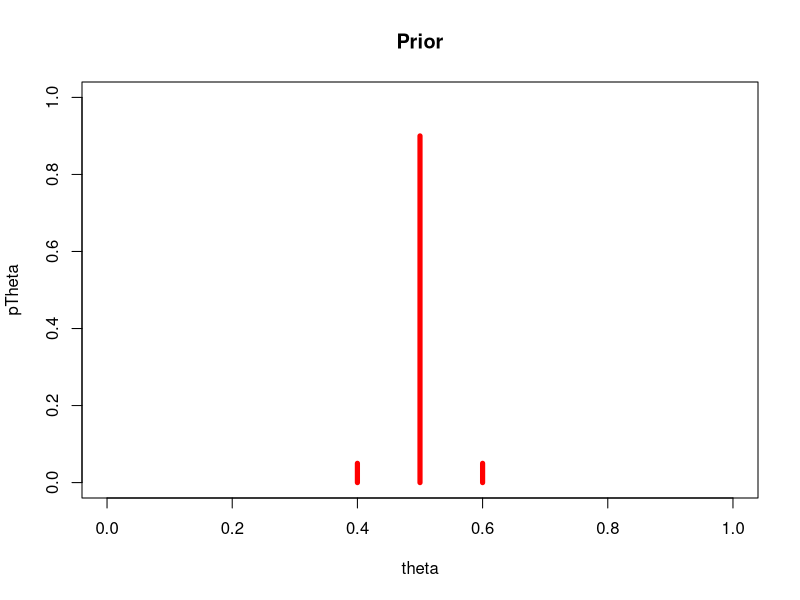
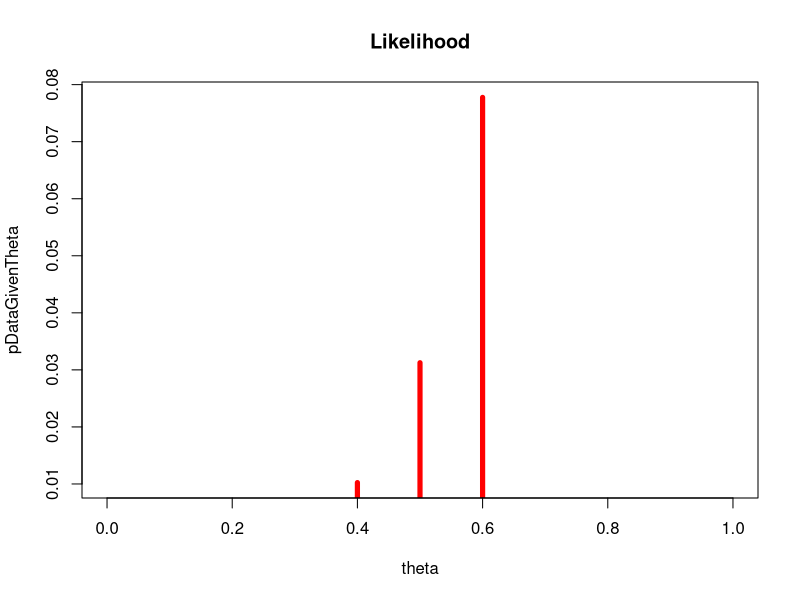
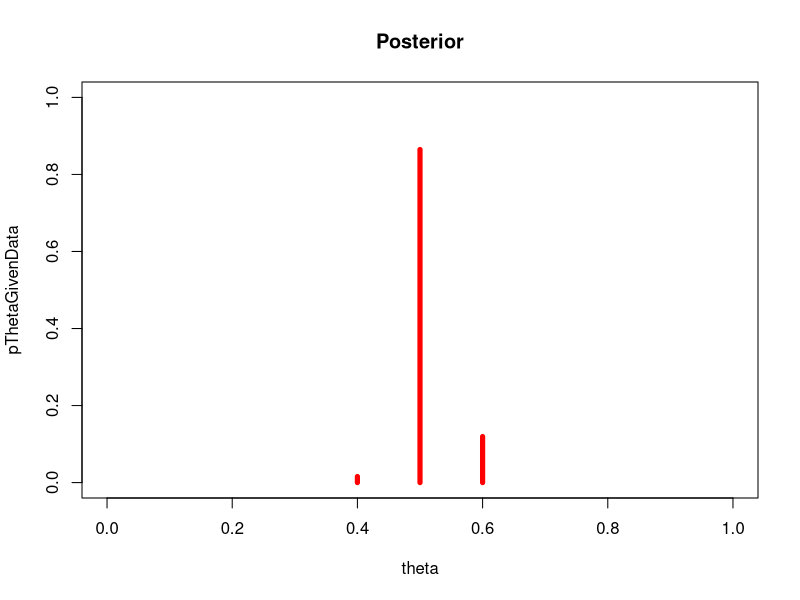
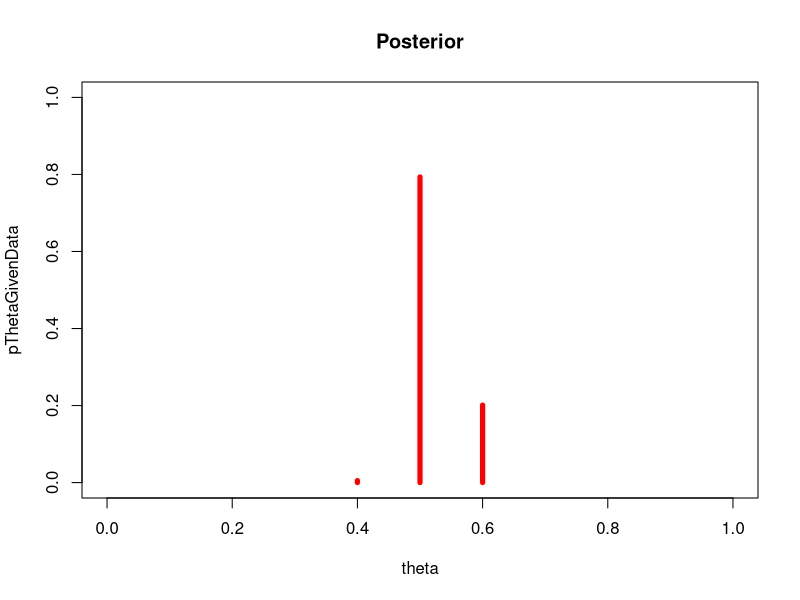
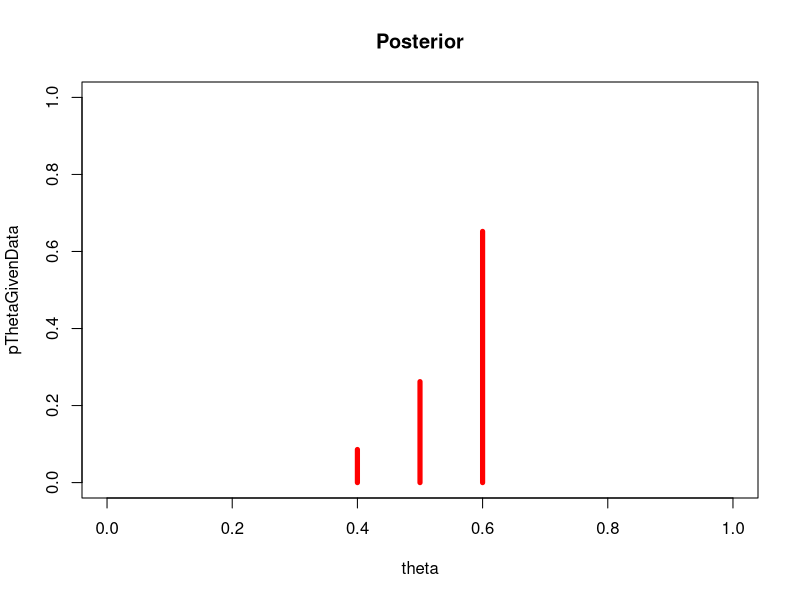

Source code (R) for these figures, in order:
## ---- chunk 1
theta <- c(0.4, 0.5, 0.6) # black, fair, red theories
pTheta <- c(0.05, 0.9, 0.05)

plot(theta, pTheta, type = "h", col = "red", lwd = 5,
     xlim = c(0, 1), ylim = c(0, 1), main = "Prior")
## ---- chunk 2
(pDataGivenTheta <- theta^5)

plot(theta, pDataGivenTheta, type = "h", col = "red", lwd = 5,
     xlim = c(0, 1), main = "Likelihood")
## ---- chunk 3
(pData <- sum( pDataGivenTheta * pTheta ))
# this is Bayes Rule
(pThetaGivenData <- pDataGivenTheta * pTheta / pData)

plot(theta, pThetaGivenData, type = "h", col = "red", lwd = 5,
     xlim = c(0, 1), ylim = c(0, 1), main = "Posterior")
## ---- chunk 4
(pDataGivenTheta <- theta^7 * (1-theta)^3)
(pData <- sum(pDataGivenTheta * pThetaGivenData))
(pThetaGivenData <- pDataGivenTheta * pThetaGivenData / pData)

plot(theta, pThetaGivenData, type = "h", col = "red", lwd = 5,
     xlim = c(0, 1), ylim = c(0, 1), main = "Posterior")
## ---- chunk 5
theta <- c(0.4, 0.5, 0.6)
pTheta <- rep(1/3, 3)

(pDataGivenTheta <- theta^5)
(pData <- sum(pDataGivenTheta * pTheta))
(pThetaGivenData <- pDataGivenTheta * pTheta / pData)
plot(theta, pThetaGivenData, type = "h", col = "red", lwd = 5,
     xlim = c(0, 1), ylim = c(0, 1), main = "Posterior")
